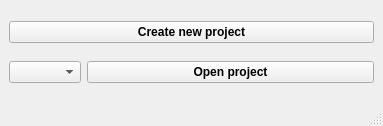
<?xml version="1.0" encoding="UTF-8"?>
<ui version="4.0">
 <class>MainWindow</class>
 <widget class="QMainWindow" name="MainWindow">
  <property name="geometry">
   <rect>
    <x>0</x>
    <y>0</y>
    <width>383</width>
    <height>126</height>
   </rect>
  </property>
  <property name="windowTitle">
   <string>R-Tree</string>
  </property>
  <property name="windowIcon">
   <iconset>
    <normaloff>../../Desktop/imgs/rtree_transparent.png</normaloff>../../Desktop/imgs/rtree_transparent.png</iconset>
  </property>
  <widget class="QWidget" name="centralwidget">
   <layout class="QGridLayout" name="gridLayout_2">
    <item row="1" column="0">
     <widget class="QComboBox" name="projects_combo_box">
      <property name="sizePolicy">
       <sizepolicy hsizetype="Minimum" vsizetype="Maximum">
        <horstretch>0</horstretch>
        <verstretch>0</verstretch>
       </sizepolicy>
      </property>
      <property name="font">
       <font>
        <weight>50</weight>
        <bold>false</bold>
       </font>
      </property>
      <property name="currentText">
       <string/>
      </property>
     </widget>
    </item>
    <item row="0" column="0" colspan="2">
     <widget class="QPushButton" name="create_project">
      <property name="font">
       <font>
        <weight>75</weight>
        <bold>true</bold>
       </font>
      </property>
      <property name="text">
       <string>Create new project</string>
      </property>
     </widget>
    </item>
    <item row="1" column="1">
     <widget class="QPushButton" name="open_project">
      <property name="sizePolicy">
       <sizepolicy hsizetype="Expanding" vsizetype="Fixed">
        <horstretch>0</horstretch>
        <verstretch>0</verstretch>
       </sizepolicy>
      </property>
      <property name="font">
       <font>
        <weight>75</weight>
        <bold>true</bold>
       </font>
      </property>
      <property name="text">
       <string>Open project</string>
      </property>
     </widget>
    </item>
   </layout>
  </widget>
  <widget class="QMenuBar" name="menubar">
   <property name="geometry">
    <rect>
     <x>0</x>
     <y>0</y>
     <width>383</width>
     <height>25</height>
    </rect>
   </property>
  </widget>
  <widget class="QStatusBar" name="statusbar"/>
 </widget>
 <resources/>
 <connections/>
</ui>
